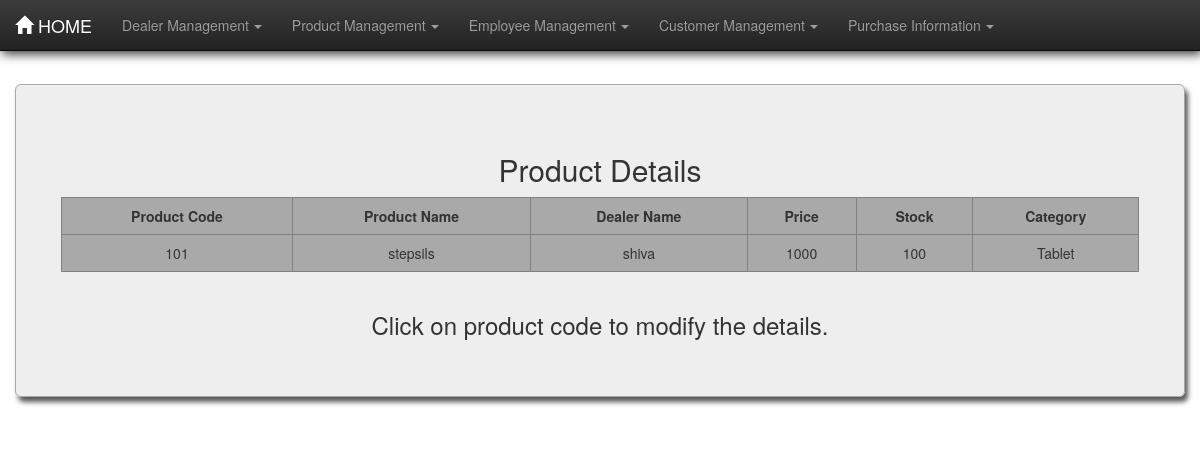
/pharma/medtable/, run on the app's committed database.
### pharma/models.py (models this page shows, shortened)
class Medicine(models.Model):
    m_id = models.IntegerField(unique=True)
    mname = models.CharField(max_length=30)
    dname = models.CharField(max_length=30)
    desc = models.CharField(max_length=100)
    price = models.CharField(max_length=30)
    stock = models.IntegerField()

### pharma/views.py (the view)
def medtable(request):
    med = Medicine.objects.all()
    dict = {"med": med}
    return render(request, 'pharma/medtable.html', dict)

### pharma/templates/pharma/medtable.html (shortened to what this page needs)
{% load staticfiles %}
<!DOCTYPE html>
<html lang="en">
<head>
    <link rel="stylesheet" href="{% static 'pharma/css/bootstrap.min.css' %}">
    <link rel="stylesheet" href="{% static 'pharma/css/bootstrap-theme.min.css' %}">
    <link rel="stylesheet" href="{% static 'pharma/css/style.css' %}">
</head>
<body>
<nav class="navbar navbar-inverse navbar-fixed-top">
    <div class="container-fluid">
        <div class="navbar-header">
            <a href="/pharma/index/" class="navbar-brand"><span
                    class="glyphicon glyphicon glyphicon-home"></span>&nbsp;HOME</a>
        </div>
        <div class="collapse navbar-collapse" id="thisnav">
            <ul class="nav navbar-nav">
                <li class="dropdown"><a href="#" class="dropdown-toggle" data-toggle="dropdown">Dealer Management<b
                        class="caret"></b></a>
                </li>
                <li class="dropdown"><a href="#" class="dropdown-toggle" data-toggle="dropdown">Product Management<b
                        class="caret"></b></a>
                </li>
                <li class="dropdown"><a href="#" class="dropdown-toggle" data-toggle="dropdown">Employee Management<b
                        class="caret"></b></a>
                </li>
                <li class="dropdown"><a href="#" class="dropdown-toggle" data-toggle="dropdown">Customer Management<b
                        class="caret"></b></a>
                </li>
                <li class="dropdown"><a href="#" class="dropdown-toggle" data-toggle="dropdown">Purchase Information<b
                        class="caret"></b></a>
                </li>
            </ul>
        </div>
    </div>
</nav>
<div class="container-fluid martop7">
    <div class="jumbotron jumcust">
        <h2>Product Details</h2>
        <div class="row">
            <div class="col-md-1">
            </div>
            <table border="1" class="table table-responsive table-hover col-md-10">
                <tr>
                    <th>Product Code</th>
                    <th>Product Name</th>
                    <th>Dealer Name</th>
                    <th>Price</th>
                    <th>Stock</th>
                    <th>Category</th>
                </tr>
                {% for foo in med %}
                    <tr>
                        <td class="idlink"><a href="/pharma/medformview{{ foo.id }}/">{{ foo.m_id }}</a></td>
                        <td>{{ foo.mname }}</td>
                        <td>{{ foo.dname }}</td>
                        <td>{{ foo.price }}</td>
                        <td>{{ foo.stock }}</td>
                        <td>{{ foo.desc }}</td>
                    </tr>
                {% endfor %}
            </table>
        </div>
        <footer><h3>Click on product code to modify the details.</h3></footer>
    </div>
</div>
</body>
</html>

### pharma/static/pharma/css/style.css (style rules this page uses)
body { background-image: url("images/bghome.jpg"); background-size: cover; background-attachment: fixed; min-height: 100vh; }
.caret { margin-left: 5px; }
table { text-align: center; border-collapse: collapse; background-color: darkgray; }
th { text-align: center; }
.martop7 { margin-top: 7%; }
.jumcust { box-shadow: 3px 5px 5px rgba(47, 47, 47, 0.8); border: 1px solid darkgrey; border-radius: 0px; text-align: center; background-color: rgba(238, 238, 238, 0.95); }
.table>tbody>tr>td, .table>tbody>tr>th { border-top: none; }
a:link { text-decoration: none; color: #333; }
.navbar { box-shadow: 2px 3px 10px rgba(0, 0, 0, 0.8); }

### data on the page
Medicine: m_id "101", mname "stepsils", dname "shiva", price "1000", stock "100", desc "Tablet"
